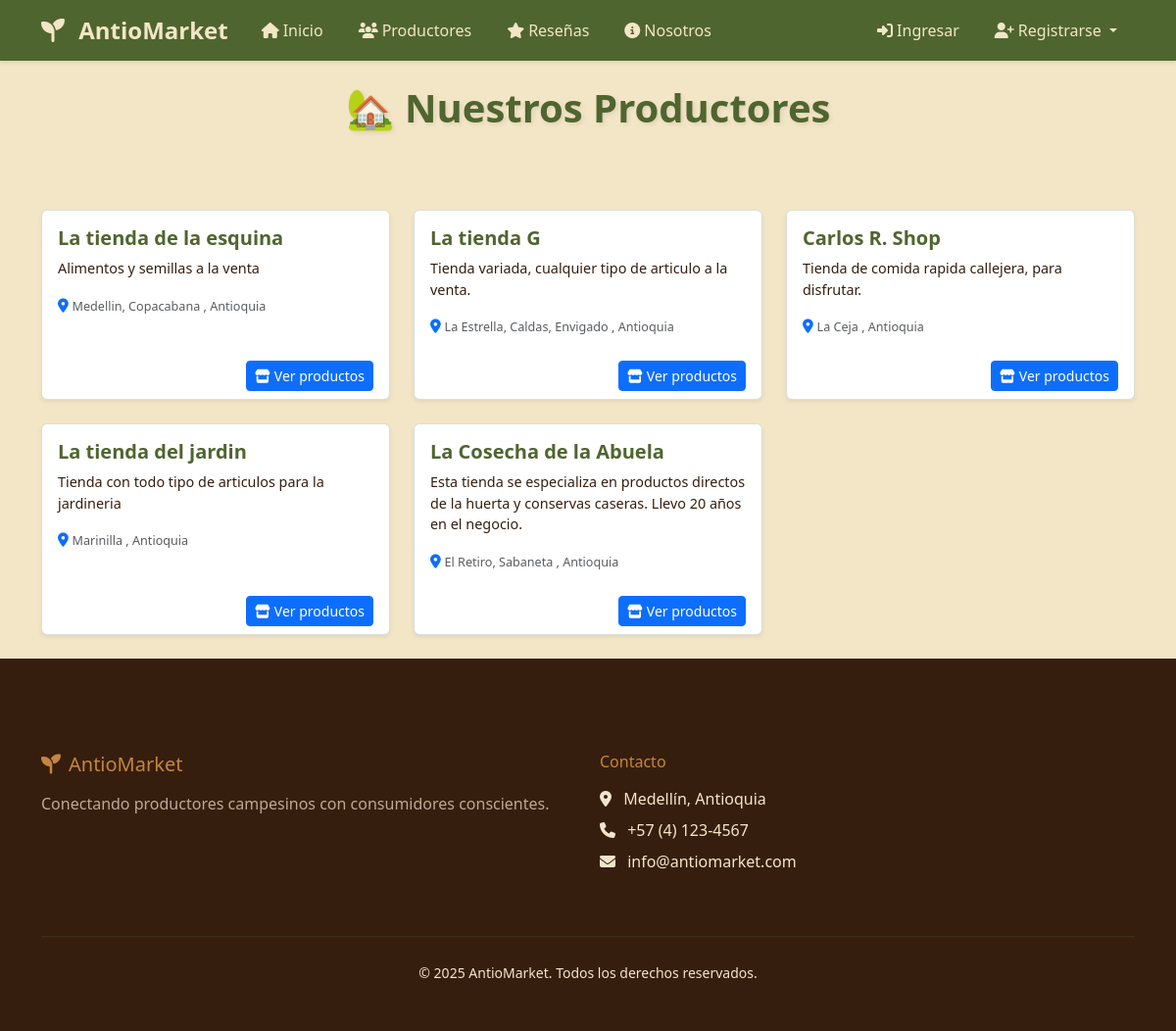
Page /cuentas/vendedores/ on the earlier database version.
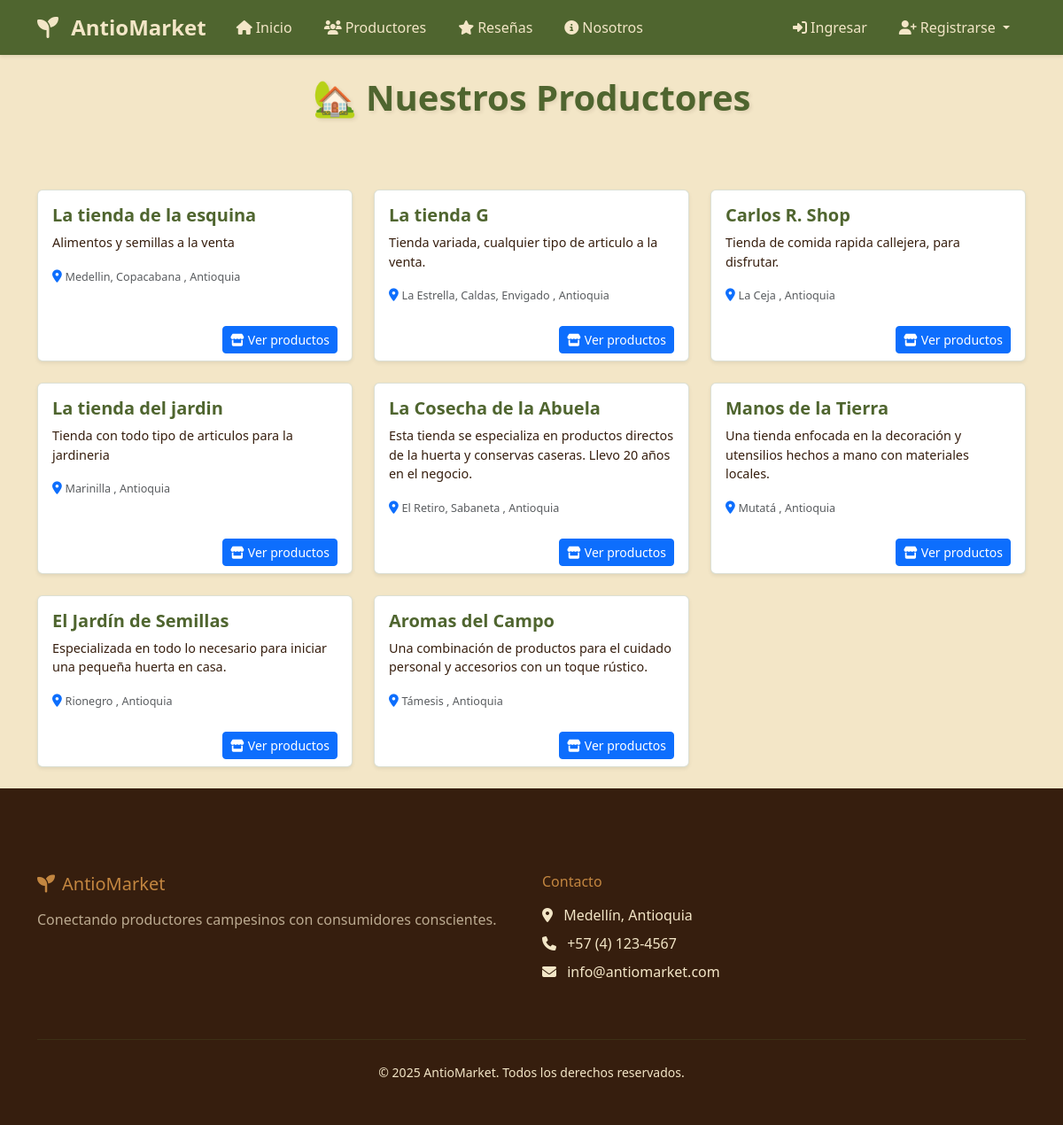
Same page on the later database version.
### cuentas/models.py (models this page shows, shortened)
class CuentaVendedor(models.Model):
    usuario = models.OneToOneField(Usuario, on_delete=models.CASCADE)
    nombre_tienda = models.CharField(max_length=150, default='Mi Tienda')
    descripcion_tienda = models.TextField()

class UbicacionVendedor(models.Model):
    vendedor = models.ForeignKey(CuentaVendedor, on_delete=models.CASCADE)
    departamento = models.CharField(max_length=50, default='Antioquia')
    municipio = models.CharField(max_length=50)
    direccion = models.CharField(max_length=200)
    descripcion_zona = models.TextField(blank=True)

### cuentas/views.py (the view)
# urls.py: path('vendedores/', views.ListaVendedoresView.as_view(), name='lista_vendedores'),
class ListaVendedoresView(ListView):
    model = CuentaVendedor
    template_name = 'cuentas/lista_vendedores.html'
    context_object_name = 'vendedores'

### cuentas/templates/cuentas/lista_vendedores.html (shortened to what this page needs)
{% extends 'base.html' %}
{% block extra_css %}
{% load static %}
<link rel="stylesheet" href="{% static 'css/home.css' %}">
{% endblock %}
{% block content %}
<div class="container mt-4">
    <h1 class="text-center page-title mb-3">🏡 Nuestros Productores</h1>
    <div class="row mt-5">
        {% for vendedor in vendedores %}
        <div class="col-md-4 mb-4">
            <div class="card h-100 shadow-sm product-card">
                <div class="card-body">
                    <h5 class="card-title">
                        <a href="{% url 'cuentas:detalle_vendedor' vendedor.pk %}" class="text-decoration-none">
                            {{ vendedor.nombre_tienda }}
                        </a>
                    </h5>
                    <p class="card-text">{{ vendedor.descripcion_tienda|truncatechars:150 }}</p>
                    <p class="card-text">
                        <i class="fas fa-map-marker-alt text-primary"></i>
                        <small class="text-muted">
                            {% for ubicacion in vendedor.ubicacionvendedor_set.all %}
                                {{ ubicacion.municipio }}{% if not forloop.last %}, {% endif %}
                            {% endfor %}
                            , Antioquia
                        </small>
                    </p>
                </div>
                <div class="card-footer d-flex justify-content-end align-items-center bg-transparent border-0">
                    <a href="{% url 'cuentas:detalle_vendedor' vendedor.pk %}" class="btn btn-primary btn-sm">
                        <i class="fas fa-store me-1"></i>Ver productos
                    </a>
                </div>
            </div>
        </div>
        {% endfor %}
    </div>
</div>
{% endblock %}

Differences in the rows shown:
added CuentaVendedor: nombre_tienda "Manos de la Tierra", descripcion_tienda "Una tienda enfocada en la decoración y utensilios hechos a mano con materiales locales."
added UbicacionVendedor: municipio "Mutatá", shown under "Manos de la Tierra"
added CuentaVendedor: nombre_tienda "El Jardín de Semillas", descripcion_tienda "Especializada en todo lo necesario para iniciar una pequeña huerta en casa."
added UbicacionVendedor: municipio "Rionegro", shown under "El Jardín de Semillas"
added CuentaVendedor: nombre_tienda "Aromas del Campo", descripcion_tienda "Una combinación de productos para el cuidado personal y accesorios con un toque rústico."
added UbicacionVendedor: municipio "Támesis", shown under "Aromas del Campo"
